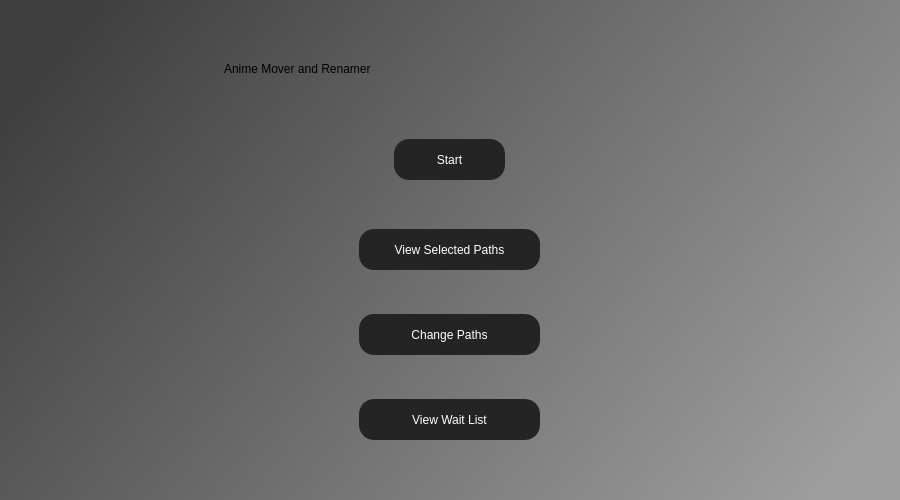
<?xml version="1.0" encoding="UTF-8"?>
<ui version="4.0">
 <class>main_window</class>
 <widget class="QDialog" name="main_window">
  <property name="geometry">
   <rect>
    <x>0</x>
    <y>0</y>
    <width>900</width>
    <height>500</height>
   </rect>
  </property>
  <property name="windowTitle">
   <string/>
  </property>
  <widget class="QWidget" name="background_widget" native="true">
   <property name="geometry">
    <rect>
     <x>-1</x>
     <y>-1</y>
     <width>921</width>
     <height>521</height>
    </rect>
   </property>
   <property name="sizePolicy">
    <sizepolicy hsizetype="Fixed" vsizetype="Fixed">
     <horstretch>0</horstretch>
     <verstretch>0</verstretch>
    </sizepolicy>
   </property>
   <property name="styleSheet">
    <string notr="true">QWidget#background_widget {
background-color: qlineargradient(spread:pad, x1:0, y1:0.261, x2:1, y2:0.71,stop:0 rgba(64, 64, 64, 255), stop:1 rgba(158, 158, 158, 255));
}</string>
   </property>
   <widget class="QLabel" name="mainscreen_label">
    <property name="geometry">
     <rect>
      <x>225</x>
      <y>40</y>
      <width>450</width>
      <height>60</height>
     </rect>
    </property>
    <property name="styleSheet">
     <string notr="true">QLabel#mainscreen_label {
	font: 28pt &quot;MS Shell Dlg 2&quot;;
}</string>
    </property>
    <property name="text">
     <string>Anime Mover and Renamer</string>
    </property>
   </widget>
   <widget class="QPushButton" name="view_button">
    <property name="geometry">
     <rect>
      <x>360</x>
      <y>230</y>
      <width>181</width>
      <height>41</height>
     </rect>
    </property>
    <property name="styleSheet">
     <string notr="true">#view_button {
	border-radius: 15px;
	background-color: rgba(36, 36, 36, 255);
	color: white;
	font: 13pt &quot;MS Shell Dlg 2&quot;;
}</string>
    </property>
    <property name="text">
     <string>View Selected Paths</string>
    </property>
   </widget>
   <widget class="QPushButton" name="start_button">
    <property name="geometry">
     <rect>
      <x>395</x>
      <y>140</y>
      <width>111</width>
      <height>41</height>
     </rect>
    </property>
    <property name="styleSheet">
     <string notr="true">#start_button {
	border-radius: 15px;
	background-color: rgba(36, 36, 36, 255);
	color: white;
	font: 13pt &quot;MS Shell Dlg 2&quot;;
}</string>
    </property>
    <property name="text">
     <string>Start</string>
    </property>
   </widget>
   <widget class="QPushButton" name="change_button">
    <property name="geometry">
     <rect>
      <x>360</x>
      <y>315</y>
      <width>181</width>
      <height>41</height>
     </rect>
    </property>
    <property name="styleSheet">
     <string notr="true">#change_button {
	border-radius: 15px;
	background-color: rgba(36, 36, 36, 255);
	color: white;
	font: 13pt &quot;MS Shell Dlg 2&quot;;
}</string>
    </property>
    <property name="text">
     <string>Change Paths</string>
    </property>
   </widget>
   <widget class="QPushButton" name="wait_button">
    <property name="geometry">
     <rect>
      <x>360</x>
      <y>400</y>
      <width>181</width>
      <height>41</height>
     </rect>
    </property>
    <property name="styleSheet">
     <string notr="true">#wait_button {
	border-radius: 15px;
	background-color: rgba(36, 36, 36, 255);
	color: white;
	font: 13pt &quot;MS Shell Dlg 2&quot;;
}</string>
    </property>
    <property name="text">
     <string>View Wait List</string>
    </property>
   </widget>
  </widget>
 </widget>
 <resources/>
 <connections/>
</ui>
